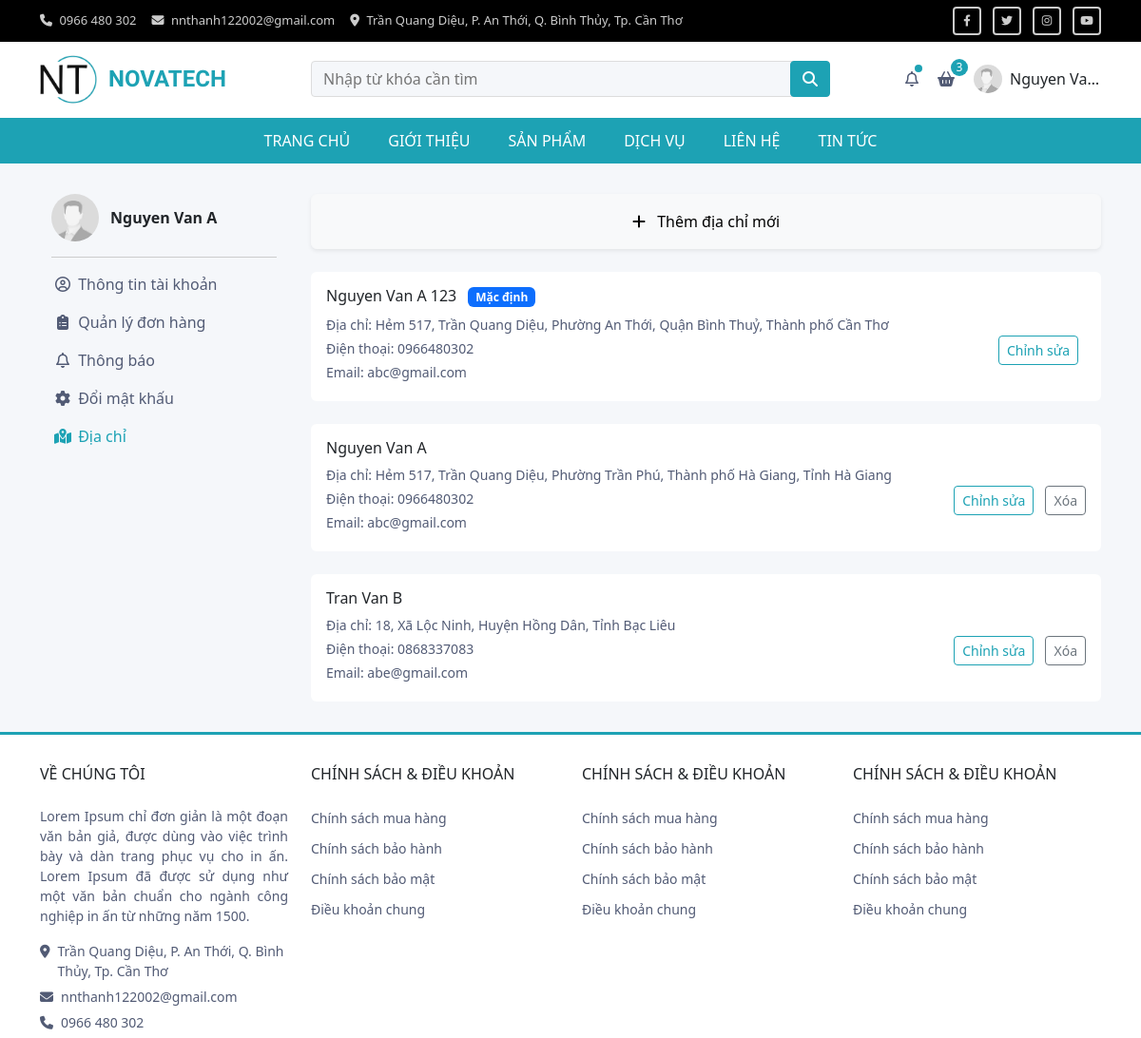
The page /address.php (signed in) on the database its author committed.
### tables this page shows
CREATE TABLE `khach_hang` (
  `id` int(10) NOT NULL,
  `ten_tai_khoan` varchar(30) DEFAULT NULL,
  `ho_ten` varchar(40) NOT NULL,
  `email` varchar(30) NOT NULL,
  `mat_khau` varchar(16) NOT NULL,
  `gioi_tinh` varchar(10) NOT NULL DEFAULT 'Nam',
  `ngay_sinh` date DEFAULT NULL,
  `so_dien_thoai` varchar(15) NOT NULL,
  `level` varchar(1) NOT NULL DEFAULT '0' COMMENT '0: user; 1: Admin',
  `avatar` varchar(255) NOT NULL DEFAULT 'avatar-default.jfif',
  `created_at` datetime NOT NULL DEFAULT current_timestamp(),
  `updated_at` datetime NOT NULL DEFAULT current_timestamp()
);

CREATE TABLE `so_dia_chi` (
  `id` int(10) NOT NULL,
  `id_khach_hang` int(10) NOT NULL,
  `ho_ten` varchar(100) NOT NULL,
  `email` varchar(100) NOT NULL,
  `so_dien_thoai` varchar(15) NOT NULL,
  `tinh_tp` varchar(50) NOT NULL,
  `quan_huyen` varchar(50) NOT NULL,
  `phuong_xa` varchar(50) NOT NULL,
  `dia_chi_cu_the` varchar(100) NOT NULL,
  `trang_thai` int(1) NOT NULL DEFAULT 1 COMMENT '0: Mặc định; 1: Bình thường '
);

### address.php (the view, shortened to what the rows shown need)
<?php
require('./admin/config/config.php');
if (!empty($userlogged)) {
    $sql = "SELECT * FROM khach_hang WHERE id = {$userlogged['id']}";
    $result = $conn->query($sql);
    $user = $result->fetch_assoc();
    $address_array = array();
    $sql_address = "SELECT * FROM so_dia_chi WHERE id_khach_hang = {$user['id']}";
    $result_address = $conn->query($sql_address);
    if($result_address->num_rows > 0) {
        while($row = $result_address->fetch_assoc()) {
            $address_array[] = $row;
        }
    }
} else {
    header('location: ./login.php');
}
?>
<!DOCTYPE html>
<html lang="en">
<head>
    <link href="https://cdn.jsdelivr.net/npm/bootstrap@5.2.3/dist/css/bootstrap.min.css" rel="stylesheet">
    <link rel="stylesheet" type="text/css" href="//cdn.jsdelivr.net/npm/slick-carousel@1.8.1/slick/slick.css" />
    <link rel="stylesheet" href="https://cdnjs.cloudflare.com/ajax/libs/font-awesome/6.4.0/css/all.min.css" />
    <link rel="stylesheet" href="./assets/css/style.css">
    <link rel="stylesheet" href="./assets/css/style-profile.css">
</head>
</head>
<body>
    <div class="wrapper">
        <?php
        require('./partials/header.php')
        ?>
        <div class="profile-content">
            <div class="container-lg container-fluid">
                <div class="row">
                    <div class="col-md-3">
                        <div class="sidebar-menu">
                            <div class="sidebar-menu__header">
                                <img src="<?=$userlogged['avatar']?>" alt="" class="sidebar-menu__header-img">
                                <p class="sidebar-menu__header-name"><?=$userlogged['fullname']?></p>
                            </div>
                        </div>
                    </div>
                    <div class="col-md-9">
                        <div class="row">
                            <?php foreach ($address_array as $item) {
                                $cityArr = explode('-', $item['tinh_tp']);
                                $districtArr = explode('-', $item['quan_huyen']);
                                $wardArr = explode('-', $item['phuong_xa']);
                            ?>
                                <div class="col-md-12 mt-4">
                                    <div class="card border-0">
                                        <div class="card-body">
                                            <h6 class="card-title"><?=$item['ho_ten']?> <?php if($item['trang_thai'] == 0) { echo '<span class="badge ms-2 bg-primary">Mặc định</span>'; } ?></h6>
                                            <div class="d-flex align-items-center justify-content-between">
                                                <div>
                                                    <p class="mb-1 fs-7 text-default">Địa chỉ: <?=$item['dia_chi_cu_the'] . ', ' . $wardArr[1] . ', ' . $districtArr[1] . ', ' . $cityArr[1]?></p>
                                                    <p class="mb-1 fs-7 text-default">Điện thoại: <?=$item['so_dien_thoai']?></p>
                                                    <p class="mb-1 fs-7 text-default">Email: <?=$item['email']?></p>
                                                </div>
                                                <div>
                                                    <button
                                                        class="btn btn-sm btn-outline-primary me-2 btn-edit-address"
                                                        data-bs-toggle="modal"
                                                        data-bs-target="#address-modal"
                                                        data-id="<?=$item['id']?>"
                                                        data-name="<?=$item['ho_ten']?>"
                                                        data-phone="<?=$item['so_dien_thoai']?>"
                                                        data-email="<?=$item['email']?>"
                                                        data-city="<?=$cityArr[0]?>"
                                                        data-district="<?=$districtArr[0]?>"
                                                        data-ward="<?=$wardArr[0]?>"
                                                        data-address="<?=$item['dia_chi_cu_the']?>"
                                                        data-check="<?=$item['trang_thai']?>"
                                                    >
                                                        Chỉnh sửa
                                                    </button>
                                                    <?php if($item['trang_thai'] != 0) { echo '<a href="address_delete.php?id='.$item['id'].'" class="btn btn-sm btn-outline-secondary">Xóa</a>'; }?>
                                                </div>
                                            </div>
                                        </div>
                                    </div>
                                </div>
                            <?php }?>
                        </div>
                    </div>
                </div>
            </div>
        </div>
    </div>
</body>
</html>

### partials/header.php (shortened to what the rows shown need)
<?php
if (isset($userlogged) && !empty($userlogged)) {
    if (stripos($userlogged['avatar'], 'http') == '') {
        $userlogged['avatar'] = "./storage/uploads/img/" . $userlogged['avatar'];
    }
}
?>
<header id="header" class="header">
    <div class="header-main">
        <div class="container-lg container-fluid">
            <div class="row">
                <div class="col-lg-3 col-md-5">
                    <div class="header-main-menu">
                        <div class="header-main-menu__item header-main-menu__user">
                            <?php if (empty($userlogged)) { ?>
                                <a href="./login.php" class="header-main-menu__link">
                                    <span class="header-main-menu__icon">
                                        <i class="fa-regular fa-circle-user"></i>
                                    </span>
                                    Đăng nhập
                                </a>
                            <?php } else { ?>
                                <p class="header-main-menu__user-info">
                                    <img src="<?= $userlogged['avatar'] ?>" alt="" class="header-main-menu__user-avatar">
                                    <span class="header-main-menu__user-name text-truncate"><?= $userlogged['fullname'] ?></span>
                                </p>
                            <?php } ?>
                        </div>
                    </div>
                </div>
            </div>
        </div>
    </div>
</header>

### rows shown on the page
khach_hang: ho_ten "Nguyen Va…", ho_ten "Nguyen Van A"
so_dia_chi: ho_ten "Nguyen Van A 123", trang_thai "Mặc định", dia_chi_cu_the "Hẻm 517, Trần Quang Diệu", phuong_xa "Phường An Thới", quan_huyen "Quận Bình Thuỷ", tinh_tp "Thành phố Cần Thơ", so_dien_thoai "0966480302", email "abc@gmail.com"
so_dia_chi: ho_ten "Nguyen Van A", dia_chi_cu_the "Hẻm 517, Trần Quang Diệu", phuong_xa "Phường Trần Phú", quan_huyen "Thành phố Hà Giang", tinh_tp "Tỉnh Hà Giang", so_dien_thoai "0966480302", email "abc@gmail.com"
so_dia_chi: ho_ten "Tran Van B", dia_chi_cu_the "18", phuong_xa "Xã Lộc Ninh", quan_huyen "Huyện Hồng Dân", tinh_tp "Tỉnh Bạc Liêu", so_dien_thoai "0868337083", email "abe@gmail.com"

### other values the page prints
$tong_san_pham "3"
